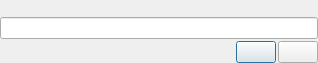
<?xml version="1.0" encoding="UTF-8"?>
<ui version="4.0">
 <class>RequestStringDialog</class>
 <widget class="QDialog" name="RequestStringDialog">
  <property name="geometry">
   <rect>
    <x>0</x>
    <y>0</y>
    <width>318</width>
    <height>63</height>
   </rect>
  </property>
  <property name="windowTitle">
   <string>Dialog</string>
  </property>
  <layout class="QVBoxLayout" name="verticalLayout">
   <property name="spacing">
    <number>2</number>
   </property>
   <property name="margin">
    <number>0</number>
   </property>
   <item>
    <widget class="QLabel" name="labelPrompt"/>
   </item>
   <item>
    <widget class="QLineEdit" name="lineEdit"/>
   </item>
   <item>
    <layout class="QHBoxLayout" name="horizontalLayout">
     <property name="spacing">
      <number>2</number>
     </property>
     <item>
      <spacer name="horizontalSpacer">
       <property name="orientation">
        <enum>Qt::Horizontal</enum>
       </property>
       <property name="sizeHint" stdset="0">
        <size>
         <width>40</width>
         <height>20</height>
        </size>
       </property>
      </spacer>
     </item>
     <item>
      <widget class="QPushButton" name="pushButton1"/>
     </item>
     <item>
      <widget class="QPushButton" name="pushButton2"/>
     </item>
    </layout>
   </item>
  </layout>
 </widget>
 <resources/>
 <connections/>
</ui>
